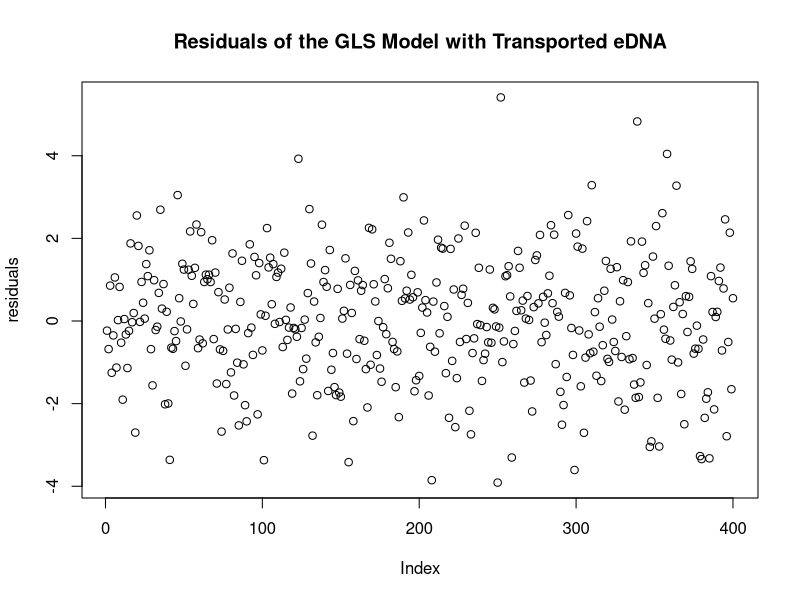
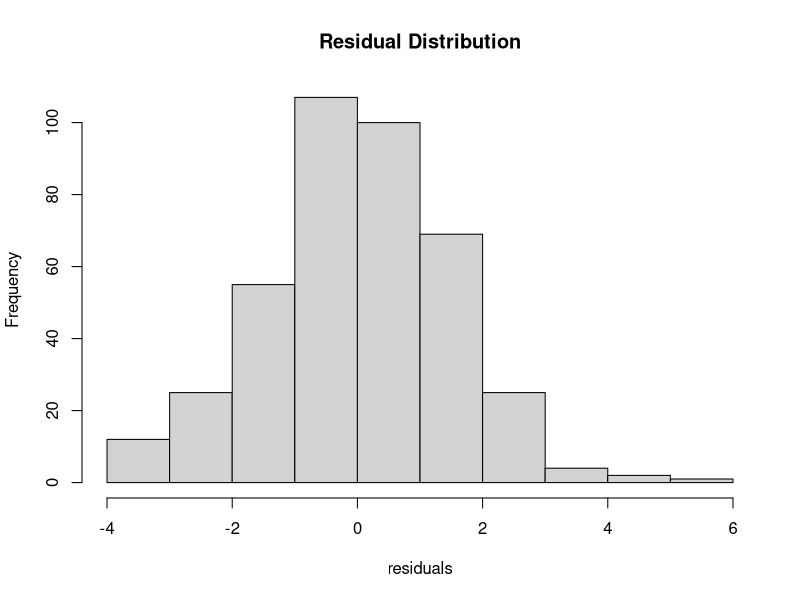
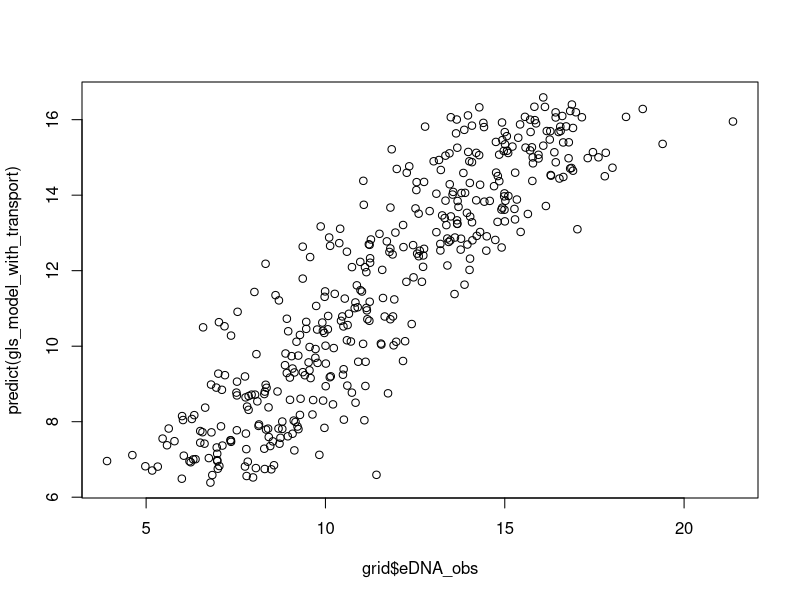

Here is the R script that generated these plots, in order:
# Load required libraries
library(sp)
library(dplyr)
library(tidyr)
library(spdep)  # For spatial modeling
library(nlme)   # For GLS models
library(ggplot2)

# Define grid size
grid_size <- 20  # 20 x 20 grid (each cell is 1 km^2)

# Generate grid cell IDs and coordinates
grid <- expand.grid(x = 1:grid_size, y = 1:grid_size) %>%
  mutate(cell_id = 1:n())

# Simulate covariates and eDNA concentration
grid <- grid %>%
  mutate(
    VegDensity = runif(n(), 0.1, 1),          # Vegetation density (0.1 - 1)
    Temperature = runif(n(), 10, 30),         # Temperature in Celsius
    Humidity = runif(n(), 0.3, 1),            # Relative humidity (0.3 - 1)
    WindSpeed = runif(n(), 0.5, 2),           # Wind speed (0.5 - 2 m/s)
    WindDir = runif(n(), 270, 360),             # Wind direction in degrees
  )

# Simulate eDNA concentration
grid$eDNA_obs <- with(grid,
                      rnorm(n = nrow(grid), 
                            mean = 1 + 0.5*VegDensity + 0.25*Humidity + 0.5*Temperature, sd = 1.5))

head(grid)

# Compute pairwise distances between grid cells
dist_matrix <- as.matrix(dist(grid[, c("x", "y")]))  # Euclidean distance between cell centers

# Define wind influence function
wind_influence <- function(wind_speed, wind_dir, angle_diff, alpha = 0.5) {
  exp(-angle_diff / alpha) * wind_speed
}

# Calculate wind influence between cells based on direction and distance
calculate_wind_factor <- function(grid, alpha = 0.5) {
  wind_matrix <- matrix(0, nrow = nrow(grid), ncol = nrow(grid))
  for (i in 1:nrow(grid)) {
    for (j in 1:nrow(grid)) {
      if (i != j) {
        # Calculate angle between cells
        dx <- grid$x[j] - grid$x[i]
        dy <- grid$y[j] - grid$y[i]
        cell_angle <- atan2(dy, dx) * (180 / pi)
        
        # Calculate angle difference with wind direction
        angle_diff <- abs(grid$WindDir[i] - cell_angle)
        angle_diff <- min(angle_diff, 360 - angle_diff)
        
        # Calculate wind influence
        wind_matrix[i, j] <- wind_influence(grid$WindSpeed[i], grid$WindDir[i], angle_diff, alpha)
      }
    }
  }
  return(wind_matrix)
}

# Generate wind influence matrix
wind_matrix <- calculate_wind_factor(grid)

# Define GLS model with covariates and distance-based eDNA decay
gls_model <- gls(
  eDNA_obs ~ VegDensity + Temperature + Humidity,
  data = grid,
  correlation = corSpatial(form = ~x + y, type = "exponential", nugget = TRUE),
  method = "REML"
)

summary(gls_model)

# Define decay function
decay_factor <- function(distance, lambda = 5) {
  exp(-distance / lambda)
}

# Calculate transported eDNA from other cells with decay and wind influence
calculate_transported_eDNA <- function(grid, dist_matrix, wind_matrix, lambda = 5) {
  transported_eDNA <- rep(0, nrow(grid))
  for (j in 1:nrow(grid)) {
    for (i in 1:nrow(grid)) {
      if (i != j) {
        transported_eDNA[j] <- transported_eDNA[j] +
          decay_factor(dist_matrix[i, j], lambda) * wind_matrix[i, j] * grid$eDNA_obs[i]
      }
    }
  }
  return(transported_eDNA)
}

# Calculate transported eDNA contribution
grid$transported_eDNA <- calculate_transported_eDNA(grid, dist_matrix, wind_matrix)

# Update GLS model to include transported eDNA
gls_model_with_transport <- gls(
  eDNA_obs ~ VegDensity + Temperature + Humidity + transported_eDNA,
  data = grid,
  correlation = corSpatial(form = ~x + y, type = "exponential", nugget = TRUE),
  method = "REML"
)

# Check the model output
summary(gls_model_with_transport)

# Assess residuals
residuals <- resid(gls_model_with_transport)
plot(residuals, main = "Residuals of the GLS Model with Transported eDNA")
hist(residuals, main = "Residual Distribution")

# plot observed versus predicted
plot(grid$eDNA_obs, predict(gls_model_with_transport))
